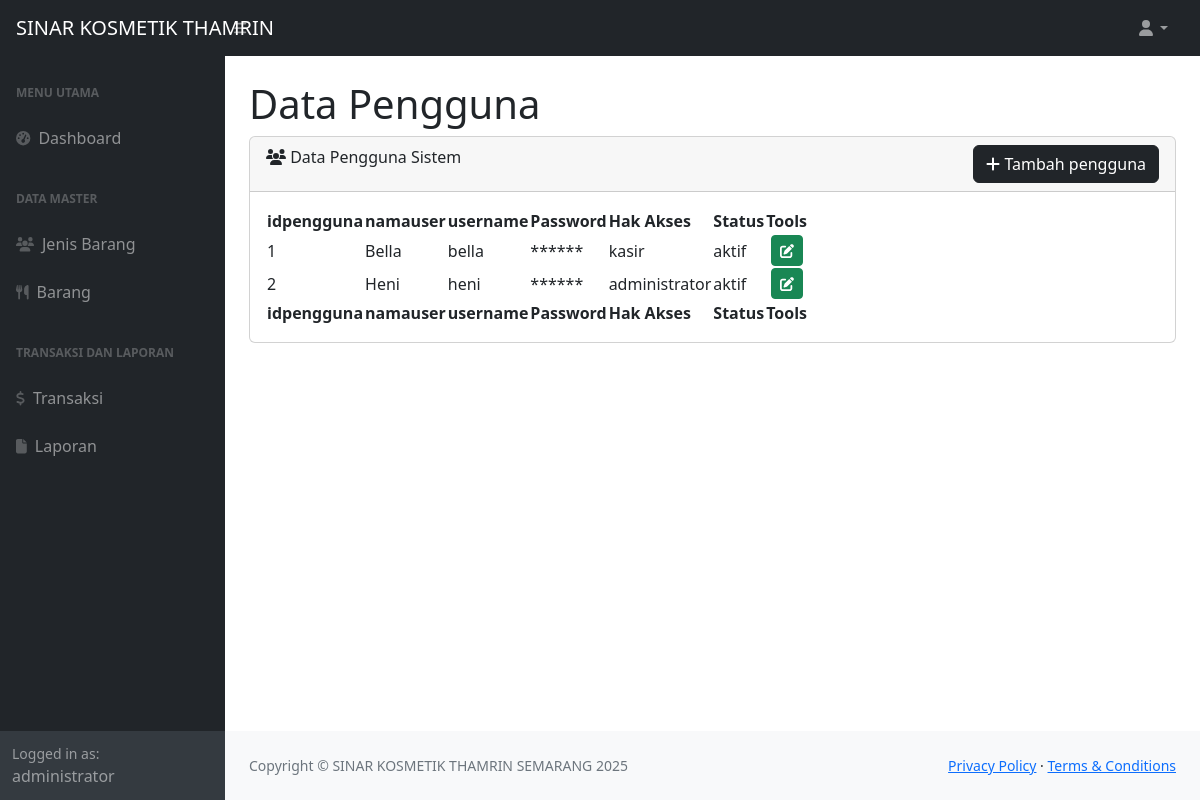
Page /kasir/index.php?page=pengguna (signed in) on the committed database.
### tables this page shows
CREATE TABLE `pengguna` (
  `iduser` int NOT NULL,
  `namauser` varchar(30) NOT NULL,
  `username` varchar(30) NOT NULL,
  `password` varchar(50) NOT NULL,
  `hakakses` varchar(100) NOT NULL,
  `status` varchar(5) NOT NULL
);

### kasir/pengguna.php (the view)
<div class="container-fluid px-4">
    <h1 class="mt-4">Data Pengguna</h1>
    <div class="col-xl-12">
        <div class="card mb-4">
            <div class="card-header">
                <i class="fas fa-users"></i>
                Data Pengguna Sistem
           <div class="float-end">
                    <a href="index.php?page=tambahpengguna" class="btn btn-dark float-right">
                        <span class=" icon text-white-10">
                            <i class="fas fa-plus text-white"></i>
                        </span>
                        <span class="text">Tambah pengguna</span>
                    </a>
                </div>
            </div>
            <div class="card-body">
                <table id="datatablesSimple">
                    <thead>
                        <tr>
                            <th>idpengguna</th>
                            <th>namauser</th>
                            <th>username</th>
                            <th>Password</th>
                            <th>Hak Akses</th>
                            <th>Status</th>
                            <th>Tools</th>
                        </tr>
                    </thead>
                    <tfoot>
                        <tr>
                            <th>idpengguna</th>
                            <th>namauser</th>
                            <th>username</th>
                            <th>Password</th>
                            <th>Hak Akses</th>
                            <th>Status</th>
                            <th>Tools</th>
                        </tr>
                    </tfoot>
                    <tbody>
                        <?php
                        $no = 0;
                        $qdata = mysqli_query($sambung, "SELECT * FROM pengguna");
                        while ($data = mysqli_fetch_array($qdata)) {
                            $no++;
                        ?>
                            <tr>
                                <td><?php echo $no; ?></td>
                                <td><?php echo $data["namauser"]; ?></td>
                                <td><?php echo $data["username"]; ?></td>
                                <td>******</td>
                                <td><?php echo $data["hakakses"]; ?></td>
                                <td><?php echo $data["status"]; ?></td>
                                <td>
                                    <center><a href="index.php?page=editpengguna&id=<?php echo $data['iduser']; ?>"><button class="btn btn-success btn-sm"><i class="fa fa-pen-to-square"></i></button></a>
                                    </center>
                                </td>
                            </tr>
                        <?php
                        }
                        ?>
                    </tbody>
                </table>
            </div>
        </div>
    </div>
</div>

### rows in the picture
pengguna: namauser "Bella", username "bella", hakakses "kasir", status "aktif"
pengguna: namauser "Heni", username "heni", hakakses "administrator", status "aktif"

### other values in the picture
$_SESSION["hakakses"] "administrator"
